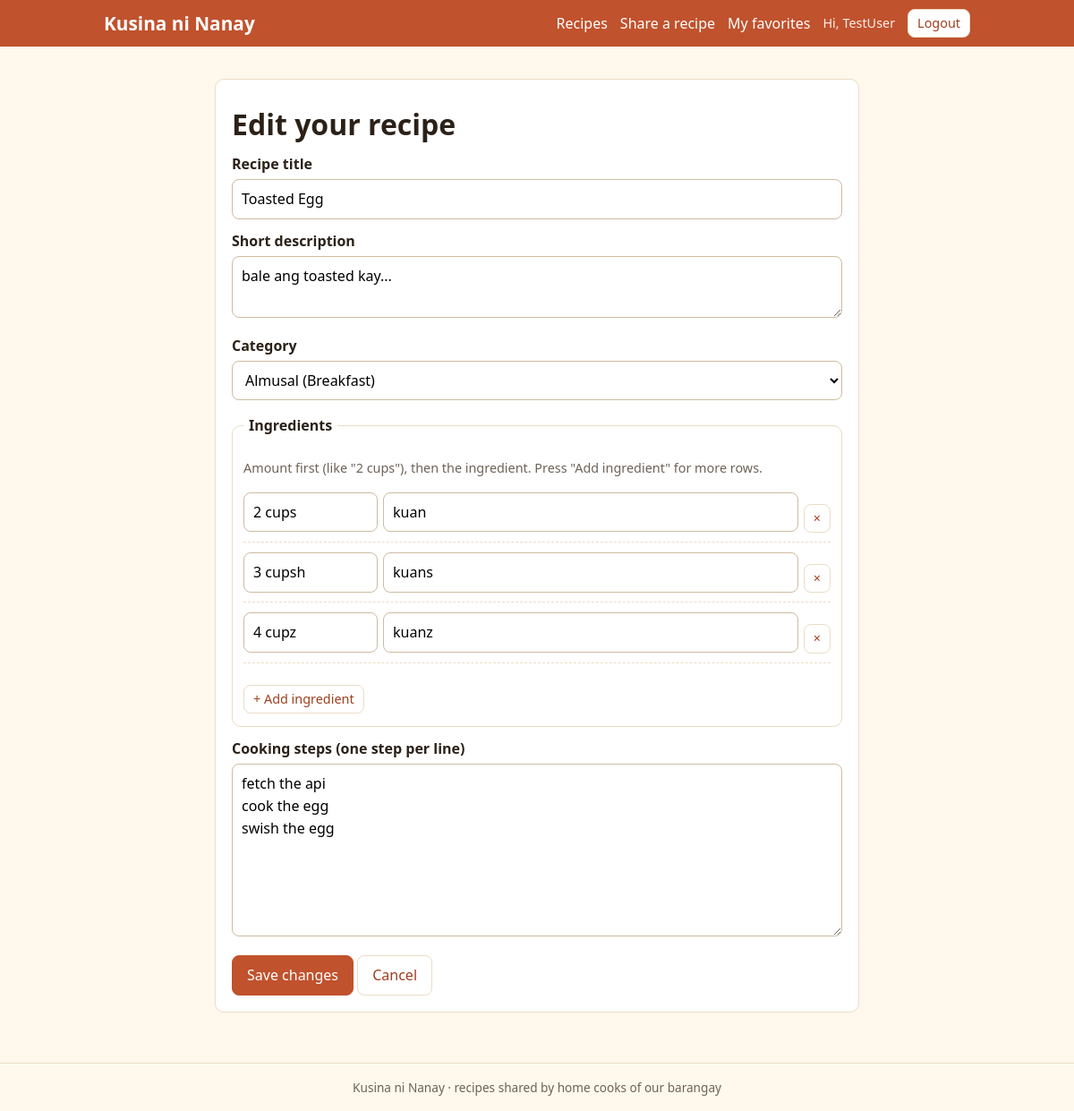
Screenshot of /recipe-form.php?id=1 (signed in) with the database file from the repository.
### tables this page shows
CREATE TABLE `recipes` (
  `id` int(10) UNSIGNED NOT NULL,
  `user_id` int(10) UNSIGNED NOT NULL,
  `category_id` int(10) UNSIGNED NOT NULL,
  `title` varchar(120) NOT NULL,
  `description` varchar(500) NOT NULL,
  `steps` text NOT NULL,
  `created_at` datetime NOT NULL DEFAULT current_timestamp(),
  `edited_at` datetime DEFAULT NULL
);

CREATE TABLE `categories` (
  `id` int(10) UNSIGNED NOT NULL,
  `name` varchar(60) NOT NULL
);

CREATE TABLE `ingredients` (
  `id` int(10) UNSIGNED NOT NULL,
  `recipe_id` int(10) UNSIGNED NOT NULL,
  `name` varchar(100) NOT NULL,
  `quantity` varchar(50) NOT NULL DEFAULT ''
);

### bootstrap.php (called while the page is built, shortened)
<?php
spl_autoload_register(function ($class) {
    $file = __DIR__ . '/classes/' . $class . '.php';
});
function e($value): string
{
    return htmlspecialchars((string)$value, ENT_QUOTES, 'UTF-8');
}
function input_str(array $source, string $key): string
{
    return (isset($source[$key]) && is_string($source[$key])) ? trim($source[$key]) : '';
}

### classes/Auth.php (called while the page is built, shortened)
<?php
class Auth
{
    public static function id(): int
    {
        return (int)($_SESSION['user_id'] ?? 0);
    }
}

### classes/RecipeRepository.php (called while the page is built, shortened)
<?php
class RecipeRepository
{
    private $db;
    public function __construct(PDO $db)
    {
        $this->db = $db;
    }
    public function findOwned(int $id, int $userId)
    {
        $stmt = $this->db->prepare('SELECT * FROM recipes WHERE id = :id AND user_id = :uid');
        $stmt->execute(['id' => $id, 'uid' => $userId]);
        return $stmt->fetch();
    }
    public function ingredientsOf(int $recipeId): array
    {
        $stmt = $this->db->prepare('SELECT name, quantity FROM ingredients WHERE recipe_id = :rid ORDER BY id');
        $stmt->execute(['rid' => $recipeId]);
        return $stmt->fetchAll();
    }
}

### classes/CategoryRepository.php (called while the page is built, shortened)
<?php
class CategoryRepository
{
    private $db;
    public function __construct(PDO $db)
    {
        $this->db = $db;
    }
    public function all(): array
    {
        return $this->db->query('SELECT id, name FROM categories ORDER BY name')->fetchAll();
    }
}

### recipe-form.php (the view, shortened to what this page needs)
<?php
require __DIR__ . '/bootstrap.php';
$db = Database::connect();
$recipes = new RecipeRepository($db);
$categories = new CategoryRepository($db);
$me = Auth::id();
$id = (int)input_str($_GET, 'id');
$editing = $id > 0;
$title = '';
$description = '';
$categoryId = 0;
$steps = '';
$rows = [];
if ($editing) {
    $existing = $recipes->findOwned($id, $me);
    $title = $existing['title'];
    $description = $existing['description'];
    $categoryId = (int)$existing['category_id'];
    $steps = $existing['steps'];
    $rows = $recipes->ingredientsOf($id);
}
$allCategories = $categories->all();
require __DIR__ . '/partials/header.php';
?>
<section class="form-card wide">
  <h1><?= $editing ? 'Edit your recipe' : 'Share a recipe' ?></h1>
  <form method="post" id="recipe-form" action="recipe-form.php<?= $editing ? '?id=' . $id : '' ?>">
    <label for="title">Recipe title</label>
    <input type="text" id="title" name="title" value="<?= e($title) ?>" minlength="3" maxlength="120" required>
    <label for="description">Short description</label>
    <textarea id="description" name="description" rows="2" minlength="10" maxlength="500" required><?= e($description) ?></textarea>
    <label for="category_id">Category</label>
    <select id="category_id" name="category_id" required>
      <?php foreach ($allCategories as $cat): ?>
        <option value="<?= (int)$cat['id'] ?>" <?= $categoryId === (int)$cat['id'] ? 'selected' : '' ?>><?= e($cat['name']) ?></option>
      <?php endforeach; ?>
    </select>
    <fieldset>
      <legend>Ingredients</legend>
      <p class="muted">Amount first (like "2 cups"), then the ingredient. Press "Add ingredient" for more rows.</p>
      <div id="ingredient-rows">
        <?php foreach ($rows as $row): ?>
          <div class="ingredient-row">
            <input type="text" name="ingredient_qty[]" value="<?= e($row['quantity']) ?>" placeholder="Amount" maxlength="50" aria-label="Amount">
            <input type="text" name="ingredient_name[]" value="<?= e($row['name']) ?>" placeholder="Ingredient" maxlength="100" aria-label="Ingredient">
            <button type="button" class="btn btn-light btn-small remove-ingredient" aria-label="Remove this ingredient">&times;</button>
          </div>
        <?php endforeach; ?>
      </div>
      <button type="button" id="add-ingredient" class="btn btn-light btn-small">+ Add ingredient</button>
    </fieldset>
    <label for="steps">Cooking steps (one step per line)</label>
    <textarea id="steps" name="steps" rows="7" minlength="10" maxlength="5000" required><?= e($steps) ?></textarea>
    <button type="submit" class="btn"><?= $editing ? 'Save changes' : 'Post recipe' ?></button>
    <a class="btn btn-light" href="<?= $editing ? 'recipe.php?id=' . $id : 'index.php' ?>">Cancel</a>
  </form>
</section>
<?php require __DIR__ . '/partials/footer.php'; ?>

### assets/css/style.css (style rules this page uses)
:root { --cream: #fff8ec; --paper: #ffffff; --ink: #2b2118; --muted: #6e6257; --terracotta: #c0522d; --terracotta-dark: #9d3f20; --leaf: #3f7d4e; --line: #eadcc6; --danger: #b3261e; --radius: 10px; }
* { box-sizing: border-box; }
body { margin: 0; font-family: "Segoe UI", Tahoma, Arial, sans-serif; line-height: 1.55; color: var(--ink); background: var(--cream); }
h1 { font-size: 1.6rem; margin: 0.4em 0; line-height: 1.2; }
a { color: var(--terracotta-dark); }
.muted { color: var(--muted); font-size: 0.9rem; }
.btn { display: inline-block; padding: 9px 16px; border: 1px solid var(--terracotta); border-radius: 8px; background: var(--terracotta); color: #fff; font: inherit; cursor: pointer; text-decoration: none; }
.btn-light { background: #fff; color: var(--terracotta-dark); border-color: var(--line); }
.btn-small { padding: 4px 10px; font-size: 0.9rem; }
.form-card { background: var(--paper); border: 1px solid var(--line); border-radius: var(--radius); padding: 18px; max-width: 460px; margin: 16px auto; }
.form-card.wide { max-width: 720px; }
label { display: block; font-weight: 600; margin: 12px 0 4px; }
input[type="text"], input[type="email"], input[type="password"], input[type="search"], select, textarea { width: 100%; padding: 9px 10px; border: 1px solid #cdbba0; border-radius: 8px; font: inherit; background: #fff; }
textarea { resize: vertical; }
.form-card .btn { margin-top: 14px; }
fieldset { border: 1px solid var(--line); border-radius: var(--radius); margin: 16px 0 0; padding: 10px 12px 14px; }
legend { font-weight: 600; padding: 0 6px; }
.ingredient-row { display: grid; grid-template-columns: 1fr; gap: 6px; margin-bottom: 10px; padding-bottom: 10px; border-bottom: 1px dashed var(--line); }
.ingredient-row .remove-ingredient { justify-self: start; }
@media (min-width: 640px) { h1 { font-size: 2rem; } }
@media (min-width: 640px) { .ingredient-row { grid-template-columns: 150px 1fr auto; align-items: center; } }
@media (min-width: 640px) { .ingredient-row .remove-ingredient { justify-self: auto; } }

### rows the page displays
recipes: title "Toasted Egg", description "bale ang toasted kay...", category_id "Almusal (Breakfast)", steps "fetch the api cook the egg swish the egg"
ingredients: quantity "2 cups", name "kuan"
ingredients: quantity "3 cupsh", name "kuans"
ingredients: quantity "4 cupz", name "kuanz"

### other values shown
Auth::name() "TestUser"
